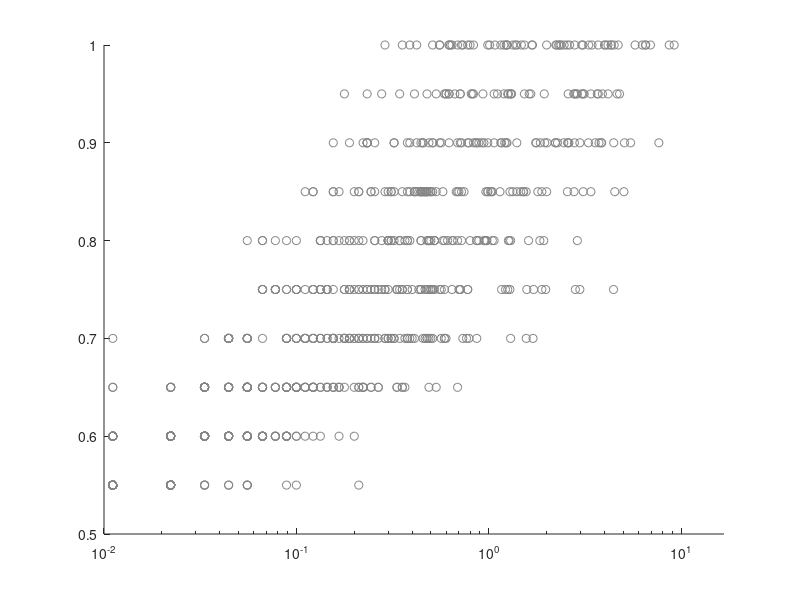
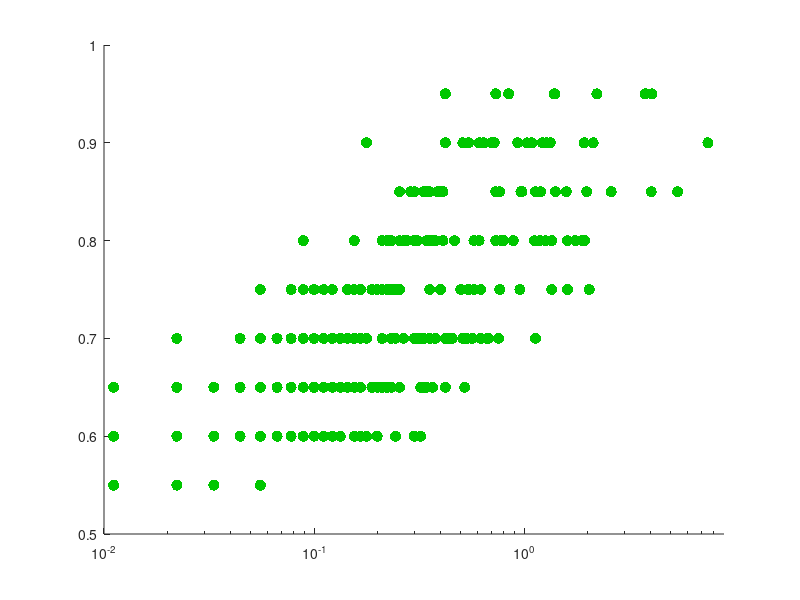
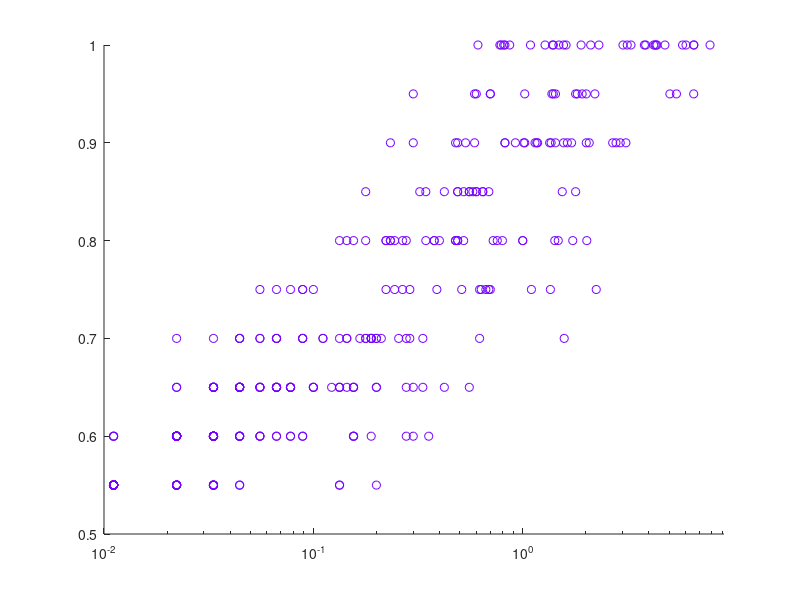

The MATLAB source for these figures, in order: (Note: this script raises an error after producing the figures.)
%script to plot  and calculate correl between |muR - muO| vs Decode Accur

load DistMeans_raw.mat 
load DecodAcc_raw.mat

%no drug
figure
semilogx(mnSpread_ND,DecA_ND,'o','color',[1 1 1]*.52)
axis([ 1e-2-eps 16.72 0.5 1])
box off

%Bic
figure
semilogx(mnSpread_Bic,DecA_Bic,'.','color',[0 .78125 0],'MarkerSize',24)
axis([ 1e-2-eps 8.96 0.5 1])
box off

%Mus
figure
semilogx(mnSpread_Mus,DecA_Mus,'o','color',[.45902 0 1])
axis([ 1e-2-eps 9.1477 0.5 1])
box off

drgPrep={'ND';'Bic';'Mus'}; 

%showing correlations in figure: |muR-muO| vs Decode Accur
pearsonsCorr=[corr(mnSpread_ND,DecA_ND) ; corr(mnSpread_Bic,DecA_Bic) ; corr(mnSpread_Mus,DecA_Mus)];
RankCorr=[corr(mnSpread_ND,DecA_ND,'type','Spearman') ; corr(mnSpread_Bic,DecA_Bic,'type','Spearman')  ; corr(mnSpread_Mus,DecA_Mus,'type','Spearman') ];
T=table(drgPrep,pearsonsCorr,RankCorr)

%% do again with mean/std
max_allX=500; %cap x-vals to mean
%no drug
x_ND=stSpread_ND;
sum(x_ND>max_allX)+sum(isnan(x_ND))
x_ND(isnan(x_ND))=mnSpread_ND(isnan(x_ND));
x_ND(x_ND>max_allX)=mnSpread_ND(x_ND>max_allX);
figure
semilogx(x_ND,DecA_ND,'o','color',[1 1 1]*.52)
axis([ 1e-2-eps max_allX 0.5 1])
box off

%Bic
x_Bic=stSpread_Bic;
sum(x_Bic>max_allX)+sum(isnan(x_Bic))
x_Bic(isnan(x_Bic))=mnSpread_Bic(isnan(x_Bic));
x_Bic(x_Bic>max_allX)=mnSpread_Bic(x_Bic>max_allX);
figure
semilogx(x_Bic,DecA_Bic,'.','color',[0 .78125 0],'MarkerSize',24)
axis([ 1e-2-eps max_allX 0.5 1])
box off

%Mus
x_Mus=stSpread_Mus;
sum(x_Mus>max_allX)+sum(isnan(x_Mus)) %how many are 'bad'
x_Mus(isnan(x_Mus))=mnSpread_Mus(isnan(x_Mus));
x_Mus(x_Mus>max_allX)=mnSpread_Mus(x_Mus>max_allX);
figure
semilogx(x_Mus,DecA_Mus,'o','color',[.45902 0 1])
axis([ 1e-2-eps max_allX 0.5 1])
box off

drgPrep={'ND';'Bic';'Mus'}; 

%showing correlations in figure: |muR-muO| vs Decode Accur
pearsonsCorr=[corr(x_ND,DecA_ND) ; corr(x_Bic,DecA_Bic) ; corr(x_Mus,DecA_Mus)];
RankCorr=[corr(x_ND,DecA_ND,'type','Spearman') ; corr(x_Bic,DecA_Bic,'type','Spearman')  ; corr(x_Mus,DecA_Mus,'type','Spearman') ];
T=table(drgPrep,pearsonsCorr,RankCorr)
